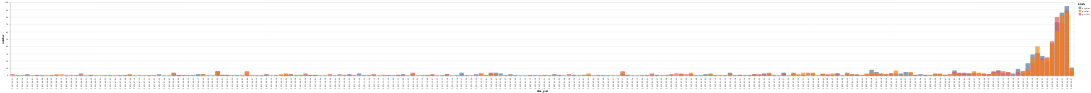

Notebook cell for this chart:
### Code cell
print(dff)
alt.Chart(dff).mark_bar(opacity=0.7).encode(
    x='time_post:O',
    y=alt.Y('number:Q', stack=None),
    color="kinds",
)

### Figure 1 — Vega-Lite specification as saved in the notebook (floating-point values rounded to 4 significant figures; data arrays with more than 128 entries replaced by an {"elided": "..."} marker saying what was removed)
{"config": {"view": {"continuousWidth": 400, "continuousHeight": 300}}, "data": {"name": "data-6997b568850737cdf404fbd786e67afb"}, "mark": {"type": "bar", "opacity": 0.7}, "encoding": {"color": {"field": "kinds", "type": "nominal"}, "x": {"field": "time_post", "type": "ordinal"}, "y": {"field": "number", "stack": null, "type": "quantitative"}}, "$schema": "https://vega.github.io/schema/vega-lite/v4.17.0.json", "datasets": {"data-6997b568850737cdf404fbd786e67afb": {"elided": "654 records"}}}
